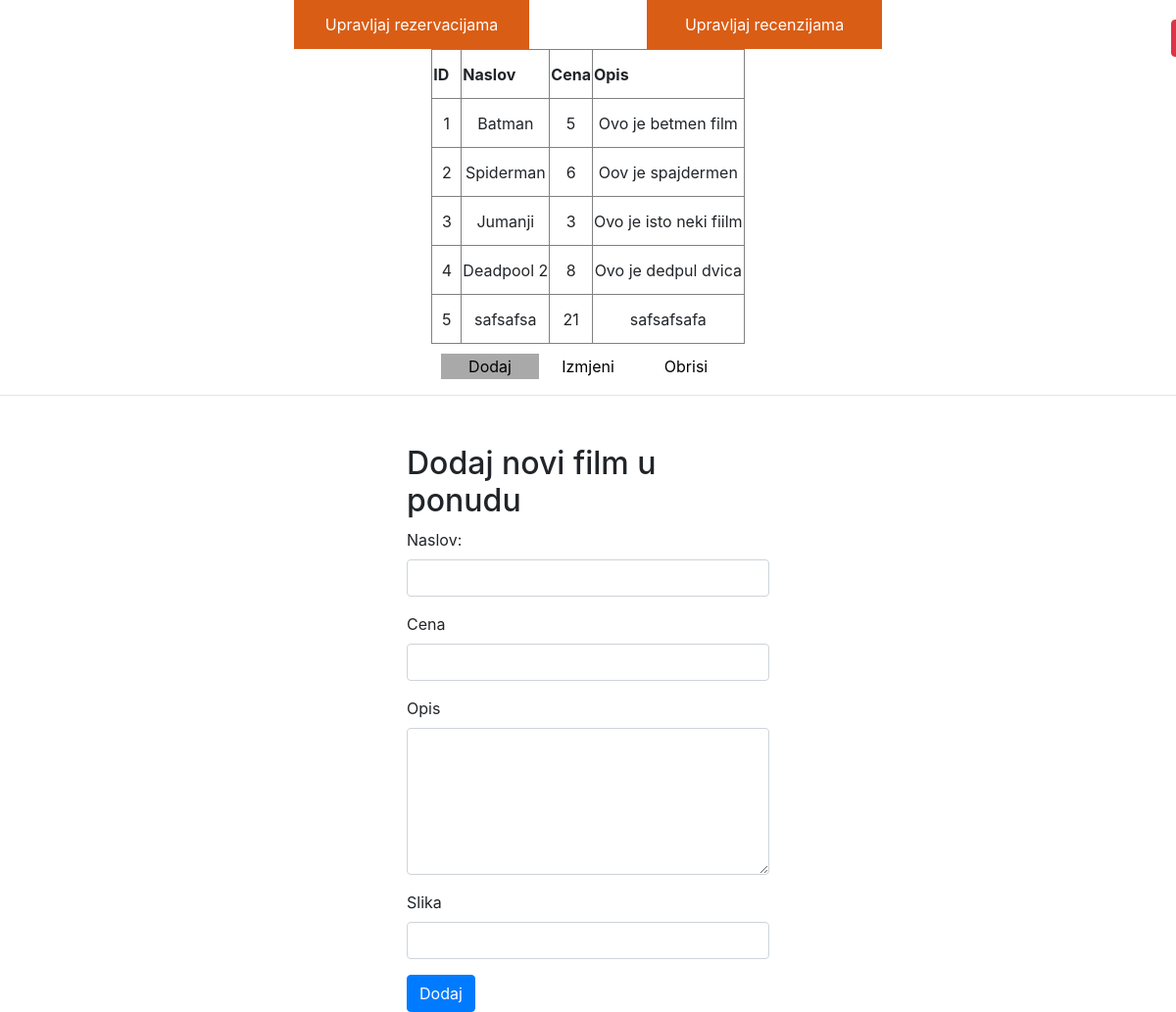
Page /admin/ponuda.php (signed in) on the committed database.
### tables this page shows
CREATE TABLE `ponuda` (
  `id` int(11) NOT NULL,
  `naslov` varchar(250) NOT NULL,
  `cena` int(11) NOT NULL,
  `slika` text NOT NULL,
  `opis` text NOT NULL
);

### admin/ponuda.php (the view, shortened to what this page needs)
<?php
if (!isset($_SESSION['login'])){
    echo "Nemate pristup ovoj stranici !";
}
else{
    require 'konekcija.php';
    ?>
<html>
<head>
   <link rel="stylesheet" href="https://maxcdn.bootstrapcdn.com/bootstrap/4.0.0-alpha.6/css/bootstrap.min.css">
   <link rel="stylesheet" type="text/css" href="style-admin.css">
</head>
<body>
    <form class="odjava-btn" action="login/odjava.php" method="post">
        <input type="submit" name="odjava" value="Odjavi se" class="btn btn-danger odjava">
    </form>
    <div class="admin-header">
        <a href="rezervisani.php"><div class="nav-admin">Upravljaj rezervacijama</div></a>
        <a href="recenzije.php"><div class="nav-admin right">Upravljaj recenzijama</div></a>
    </div>
   <div class="sticky">
    <?php
    $result = mysqli_query($conn,"SELECT * FROM ponuda");
      echo "<table border='1' class='tabela'>
      <tr>
        <th>ID</th>
        <th>Naslov</th>
        <th>Cena</th>
        <th>Opis</th>
      </tr>";
    while($row = mysqli_fetch_array($result))
    {
      echo "<tr>";
      echo "<td>" . $row['id'] . "</td>";
      echo "<td>" . $row['naslov'] . "</td>";
      echo "<td>" . $row['cena'] . "</td>";
        $opis = $row["opis"];
        $opis = substr($opis,0,35);
      echo "<td>" . $opis. "</td>";
      echo "</tr>";
    }
    echo "</table>";
    ?>
  </div>
    <div class="tabovi">
  <button class="tab d-tab" id="dodaj">Dodaj</button>
  <button class="tab i-tab" id="izmjeni">Izmjeni</button>
  <button class="tab o-tab" id="obrisi">Obrisi</button>
</div>
    <hr>
  <div class="col-lg-4 l-dodaj" style="margin: 0 auto;margin-top: 50px">
       <form method="POST" action="./ponuda/dodaj.php" style="width: 100%">
           <div class="form-group">
                <h2>Dodaj novi film u ponudu</h2>
                <label for="">Naslov:</label>
                <input autocomplete="off" type="text" class="form-control" name="naslov_filma" id="">
           </div>
           <div class="form-group">
               <label for="">Cena</label>
               <input autocomplete="off" type="text" class="form-control" name="cena" id="">
           </div>
           <div class="form-group">
               <label for="">Opis</label><br>
               <textarea name="opis" class="form-control" style="width:100%; height: 150px;"></textarea>
           </div>
           <div class="form-group">
               <label for="">Slika</label>
               <input autocomplete="off" type="text" class="form-control" name="slika" id="">
           </div>
           <button type="submit" name="dodaj" class="btn btn-primary">Dodaj</button>
       </form>
       </div>
</body>
</html>
<?php
}
?>

### admin/style-admin.css (style rules this page uses)
* { margin: 0; }
th, td { height: 50px !important; }
.tabovi { display: flex; justify-content: center; margin: 10px 0; }
.tab { background-color: white; width: 100px; border: 0; }
.d-tab, .p-i-tab { background-color: #A9A9A9; }
.admin-header { width: 50%; margin: auto; }
.nav-admin { background-color: #DA5D15; text-align: center; text-decoration: none; color: white; line-height: 50px; width: 40%; display: inline-block; }
.right { float: right; }
a { text-decoration: none; }
table { margin: auto; }
td { min-width: 30px; text-align: center; }
.odjava { position: absolute; top: 10px; left: 10px; }
.odjava-btn { position: absolute; top: 10px; right: 15px; }

### rows in the picture
ponuda: id "1", naslov "Batman", cena "5", opis "Ovo je betmen film"
ponuda: id "2", naslov "Spiderman", cena "6", opis "Oov je spajdermen"
ponuda: id "3", naslov "Jumanji", cena "3", opis "Ovo je isto neki fiilm"
ponuda: id "4", naslov "Deadpool 2", cena "8", opis "Ovo je dedpul dvica"
ponuda: id "5", naslov "safsafsa", cena "21", opis "safsafsafa"
